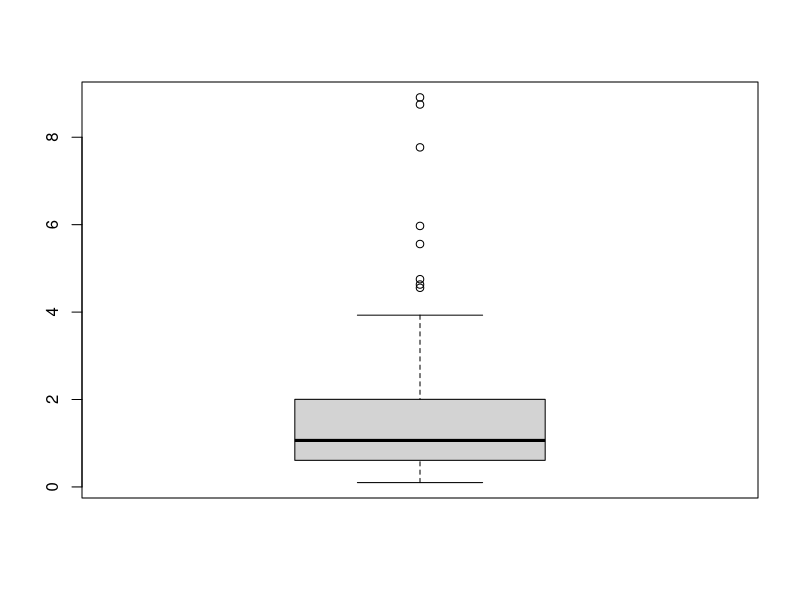

The R script that drew this image:

# Identifying outliers from boxplot
set.seed(123)
df = data.frame(x = rlnorm(100), y=1:100)

boxplot(df$x)

outliers=boxplot(df$x,plot = FALSE)$out

# Get the labels of outliers
df[df$x %in% outliers,]
